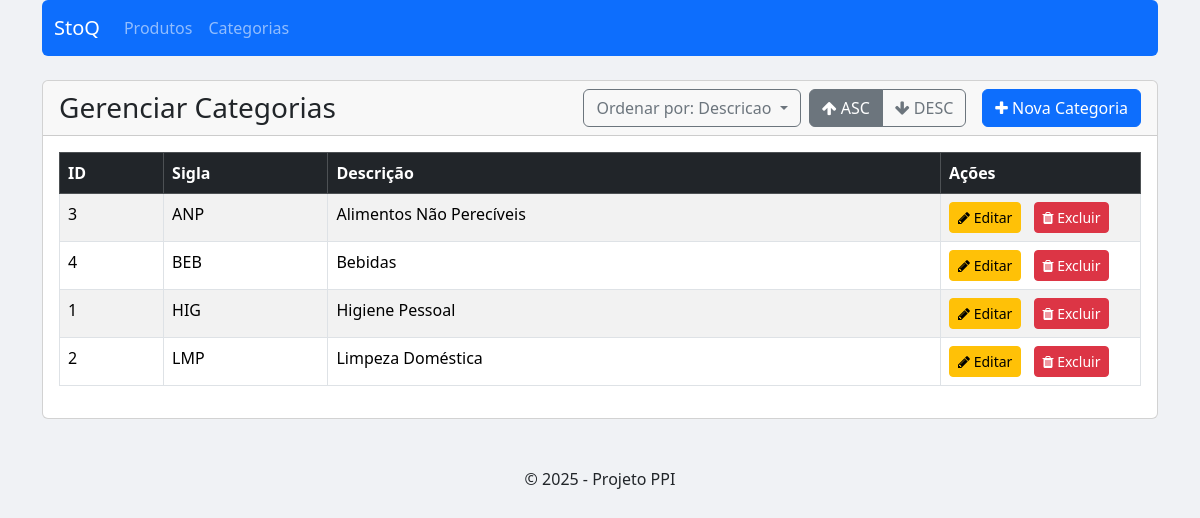
Screenshot of /listar_categoria.php with the database file from the repository.
### tables this page shows
CREATE TABLE `categoria` (
  `id_categoria` int(11) NOT NULL,
  `sigla` varchar(20) NOT NULL,
  `descricao` varchar(100) NOT NULL
);

### listar_categoria.php (the view, shortened to what this page needs)
<?php
include 'header.php';
include 'conexao.php';
$sort_coluna = 'descricao';
$sort_direcao = 'asc';
?>
<div class="card">
<div class="card-header">
    <div class="d-flex justify-content-between align-items-center">
        <h3 class="mb-0">Gerenciar Categorias</h3>
        <div class="d-flex align-items-center">
            <div class="dropdown me-2">
                <button class="btn btn-outline-secondary dropdown-toggle" type="button" data-bs-toggle="dropdown" aria-expanded="false">
                    Ordenar por: <?= ucwords(str_replace('_', ' ', $sort_coluna)) ?>
                </button>
            </div>
            <div class="btn-group" role="group">
                <a href="?sort=<?= $sort_coluna ?>&dir=asc" class="btn btn-outline-secondary <?= ($sort_direcao == 'asc') ? 'active' : '' ?>">
                    <i class="fa fa-arrow-up"></i> ASC
                </a>
                <a href="?sort=<?= $sort_coluna ?>&dir=desc" class="btn btn-outline-secondary <?= ($sort_direcao == 'desc') ? 'active' : '' ?>">
                    <i class="fa fa-arrow-down"></i> DESC
                </a>
            </div>
            <a href="formulario_categoria.php" class="btn btn-primary ms-3">
                <i class="fa fa-plus"></i> Nova Categoria
            </a>
        </div>
    </div>
</div>
    <div class="card-body">
        <table class="table table-striped table-hover table-bordered">
            <thead class="table-dark">
                <tr>
                    <th>ID</th>
                    <th>Sigla</th>
                    <th>Descrição</th>
                    <th width="200px">Ações</th>
                </tr>
            </thead>
            <tbody>
                <?php
                $sql = "SELECT * FROM categoria";
                $sql .= " ORDER BY $sort_coluna $sort_direcao";
                $stm = $pdo->prepare($sql);
                $stm->execute();
                $dados = $stm->fetchAll(PDO::FETCH_OBJ);
                foreach ($dados as $categoria) :
                ?>
                    <tr>
                        <td><?= htmlspecialchars($categoria->id_categoria) ?></td>
                        <td><?= htmlspecialchars($categoria->sigla) ?></td>
                        <td><?= htmlspecialchars($categoria->descricao) ?></td>
                        <td>
                            <a href="editar_categoria.php?id_categoria=<?= $categoria->id_categoria ?>" class="btn btn-sm btn-warning me-2">
                                <i class="fa fa-pencil"></i> Editar
                            </a>
                            <a href="excluir_categoria.php?id_categoria=<?= $categoria->id_categoria ?>" class="btn btn-sm btn-danger" onclick="return confirm('Tem certeza que deseja excluir este item?');">
                                <i class="fa fa-trash"></i> Excluir
                            </a>
                        </td>
                    </tr>
                <?php endforeach; ?>
            </tbody>
        </table>
    </div>
</div>
<?php
include 'footer.php';
?>

### header.php (style rules this page uses)
body { background-color: #f0f2f5; }

### rows the page displays
categoria: id_categoria "3", sigla "ANP", descricao "Alimentos Não Perecíveis"
categoria: id_categoria "4", sigla "BEB", descricao "Bebidas"
categoria: id_categoria "1", sigla "HIG", descricao "Higiene Pessoal"
categoria: id_categoria "2", sigla "LMP", descricao "Limpeza Doméstica"

### other values shown
str_replace('_', ' ', $sort_coluna) "Descricao"
